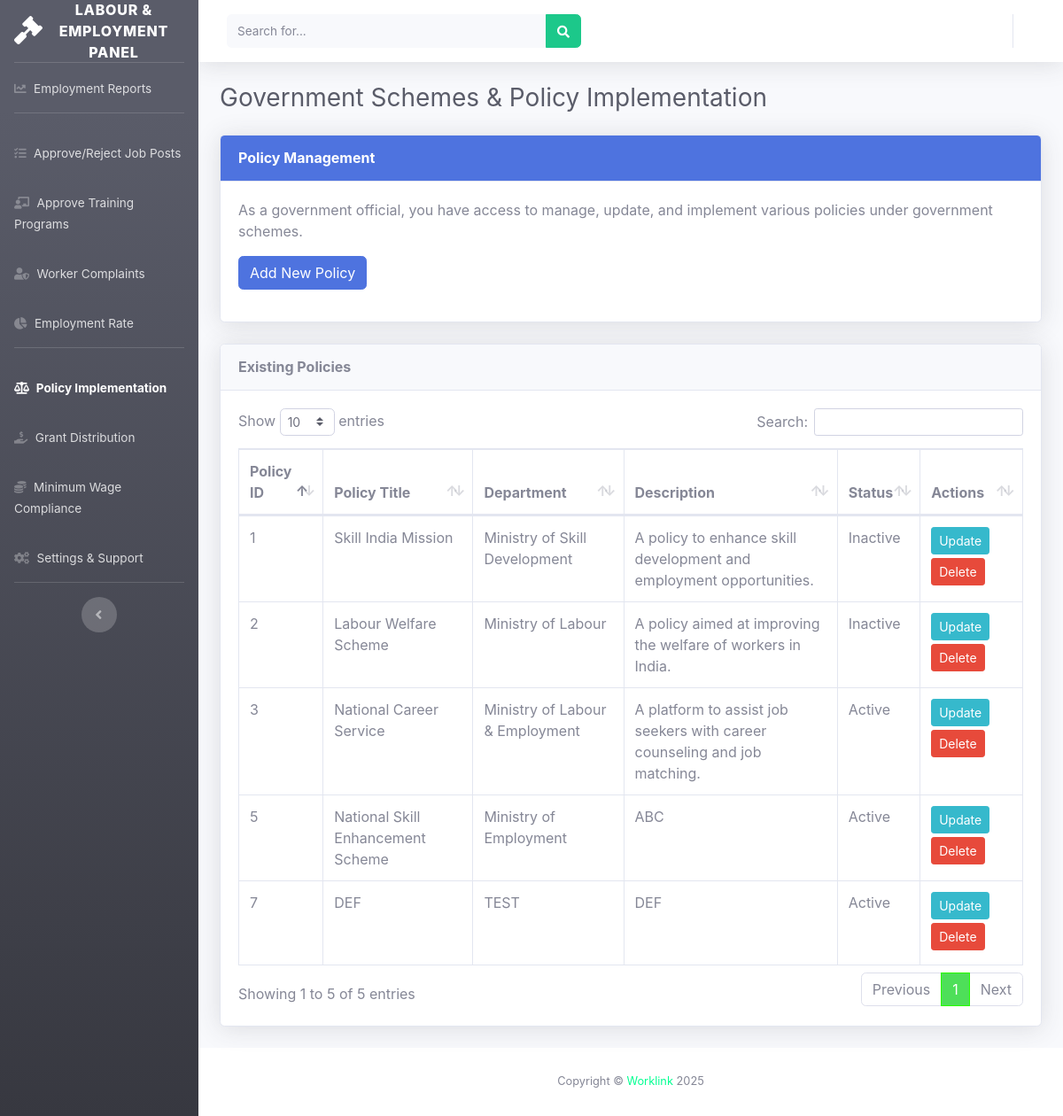
/governmentOfficial/policy_implementation.php (signed in), run on the app's committed database.
### tables this page shows
CREATE TABLE `policies` (
  `policy_id` int(11) NOT NULL,
  `policy_title` varchar(255) NOT NULL,
  `description` text DEFAULT NULL,
  `department` varchar(255) DEFAULT NULL,
  `status` tinyint(1) NOT NULL DEFAULT 1,
  `created_at` timestamp NOT NULL DEFAULT current_timestamp(),
  `updated_at` timestamp NOT NULL DEFAULT current_timestamp() ON UPDATE current_timestamp()
);

### governmentOfficial/policy_implementation.php (the view, shortened to what this page needs)
<!DOCTYPE html>
<html lang="en">
<head>
    <link href="vendor/fontawesome-free/css/all.min.css" rel="stylesheet">
    <link href="css/sb-admin-2.min.css" rel="stylesheet">
    <link href="vendor/datatables/dataTables.bootstrap4.min.css" rel="stylesheet">
</head>
<body id="page-top">
<?php include('sidebar.php'); ?>
<?php include('header.php'); ?>
<div class="container-fluid">
    <h1 class="h3 mb-4 text-gray-800">Government Schemes & Policy Implementation</h1>
    <div class="row">
        <div class="col-lg-12">
            <div class="card shadow mb-4">
                <div class="card-header py-3 bg-primary text-white">
                    <h6 class="m-0 font-weight-bold">Policy Management</h6>
                </div>
                <div class="card-body">
                    <p>As a government official, you have access to manage, update, and implement various policies under government schemes.</p>
                    <button class="btn btn-primary mb-3" data-toggle="modal" data-target="#createPolicyModal">Add New Policy</button>
                </div>
            </div>
        </div>
    </div>
    <div class="row">
        <div class="col-lg-12">
            <div class="card shadow mb-4">
                <div class="card-header py-3">
                    <h6 class="m-0 font-weight-bold">Existing Policies</h6>
                </div>
                <div class="card-body">
                    <div class="table-responsive">
                        <table class="table table-bordered" id="policyTable" width="100%" cellspacing="0">
                            <thead>
                                <tr>
                                    <th>Policy ID</th>
                                    <th>Policy Title</th>
                                    <th>Department</th>
                                    <th>Description</th>
                                    <th>Status</th>
                                    <th>Actions</th>
                                </tr>
                            </thead>
                            <tbody>
                                <?php
                                $query = "SELECT * FROM policies";
                                $result = mysqli_query($con, $query);
                                while ($row = mysqli_fetch_assoc($result)) {
                                    echo "
                                    <tr>
                                        <td>{$row['policy_id']}</td>
                                        <td>{$row['policy_title']}</td>
                                        <td>{$row['department']}</td>
                                        <td>{$row['description']}</td>
                                        <td>" . ($row['status'] == 1 ? 'Active' : 'Inactive') . "</td>
                                        <td>
                                            <button class='btn btn-info btn-sm mb-1' data-toggle='modal' data-target='#updatePolicyModal{$row['policy_id']}'>Update</button>
                                            <a href='policy_implementation.php?id={$row['policy_id']}' class='btn btn-danger btn-sm mb-1'>Delete</a>
                                        </td>
                                    </tr>
                                    ";
                                }
                                ?>
                            </tbody>
                        </table>
                    </div>
                </div>
            </div>
        </div>
    </div>
</div>
<?php include_once('footer.php'); ?>
    </div>
</div>
</body>
</html>

### data on the page
policies: policy_id "1", policy_title "Skill India Mission", department "Ministry of Skill Development", description "A policy to enhance skill development and employment opportunities.", status "Inactive"
policies: policy_id "2", policy_title "Labour Welfare Scheme", department "Ministry of Labour", description "A policy aimed at improving the welfare of workers in India.", status "Inactive"
policies: policy_id "3", policy_title "National Career Service", department "Ministry of Labour & Employment", description "A platform to assist job seekers with career counseling and job matching.", status "Active"
policies: policy_id "5", policy_title "National Skill Enhancement Scheme", department "Ministry of Employment", description "ABC", status "Active"
policies: policy_id "7", policy_title "DEF", department "TEST", description "DEF", status "Active"
